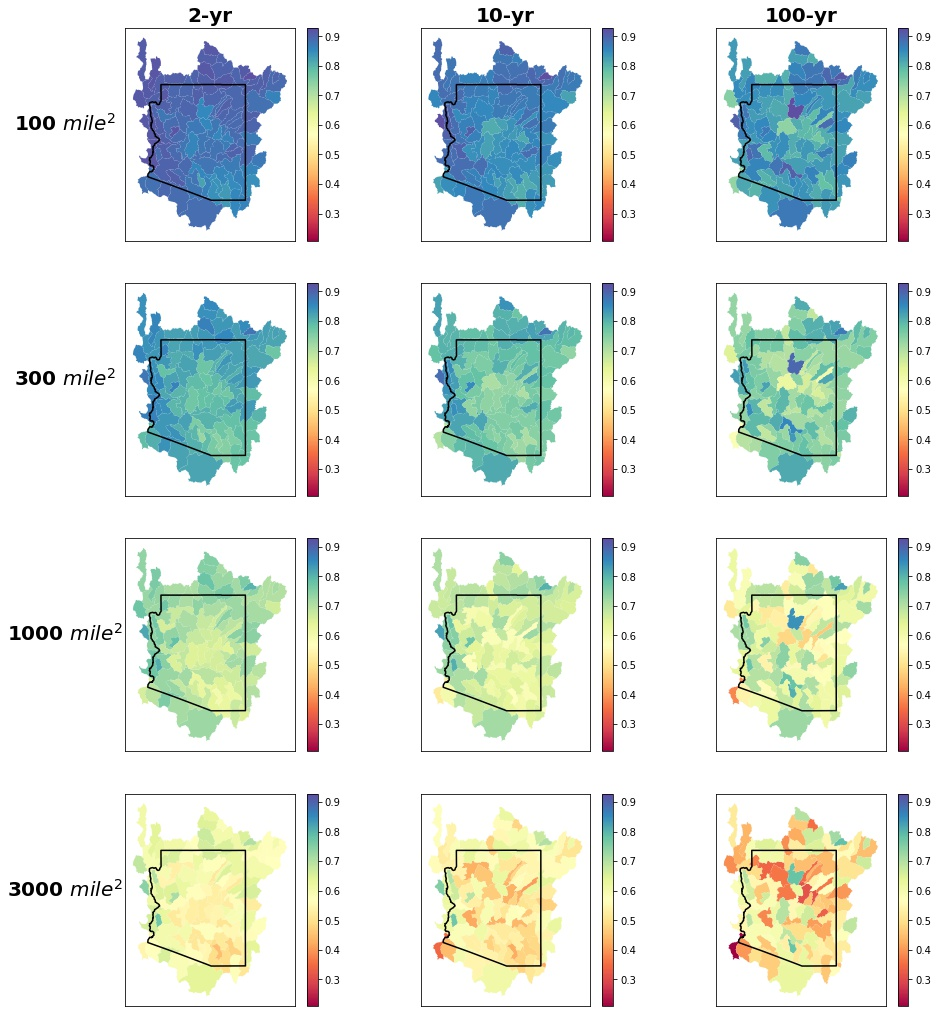

Reproduce this figure in Python.
# -*- coding: utf-8 -*-
"""
Created on Mon Mar  7 05:16:22 2022

@author: sardekani
"""

import pandas as pd
import numpy as np
import os
import matplotlib.pyplot as plt
import geopandas as gpd
import random 
import matplotlib.lines as mlines

indir='P:/2021/ArizonaStorm/Regionality/lmoment/'

# Area Ar to generate map for ARF comparison in Sq Mile
AreaAr=[100, 300,1000,3000]

# Return Period Ar to generate map for ARF comparison
RP_Ar=[2,10,100]
RP_Ar=['2yr','10yr','100yr']

durationAr=['1h', '2h', '3h', '6h', '12h', '18h', '1d', '2d', '3d','5d','7d']
durationHrAr=[1,2,3,6,12,18,24,48,72,84,168]
durLabel=['1-hour', '2-hour', '3-hour', '6-hour', '12-hour', '18-hour', '1-day', '2-day', '3-day','5-day','7-day']

# To convert sq KM to sq Mile
conv=0.3861

# Load Arizona State Boundary
shp1="P:/2021/ArizonaStorm/GIS/shp/ArizonaBoundary.shp"
gdbstate=gpd.read_file(shp1)
    
#Load HUC08 file
shp='P:/2021/ArizonaStorm/GIS/shp/HUC8_ClipHUC6Arizona_HUC12Summary.shp'
HUC8_df=gpd.read_file(shp)[['HUC8','AreaSqKm', 'geometry']]
crs=HUC8_df.crs
HUC8_df.columns=['HUC08','AreaSqKm', 'geometry']

for RP in RP_Ar:
    globals()['Column_RP%s' %RP]=[RP+'_'+str(AreaAr[0])+'sqMile',RP+'_'+str(AreaAr[1])+'sqMile',RP+'_'+str(AreaAr[2])+'sqMile',RP+'_'+str(AreaAr[3])+'sqMile']

# Extract the ARF data for each duration, RP and Area and add it to HUC8 shapefile and save separately for each duration
for ind, dur in enumerate(durationAr[0:1]): 
    HUC8_ARF=HUC8_df
    # RP_dic={'1':[],'2':[],'3':[],'4':[]}
    for ind1, RP in enumerate(RP_Ar):
        ARF_dic={1:[],2:[],3:[],4:[]}
        for huc8 in HUC8_df['HUC08']:
            #Load ARF model parameters
            infile2=indir+"ARF_Model_ParaNSE/ARF_ModelParaNSE_HUC8"+str(huc8)+'_RP'+RP+"_sqmile1.csv"
            df_para=pd.read_csv(infile2)
            w=df_para.w.iloc[ind]
            b=df_para.b.iloc[ind]
            z=df_para.z.iloc[ind]
            v=df_para.v.iloc[ind]
            
            for ind2 in range(len(AreaAr)): 
                A=AreaAr[ind2]
                ARF=(1+w*(A**(z*b)/durationHrAr[ind]**b))**(-v/b)
                ARF_dic[ind2+1].append(ARF)
                
        # Write data into a data frame and then concate to shape file
        df=pd.DataFrame(ARF_dic)
        df.columns=globals()['Column_RP%s' %RP]
        HUC8_ARF=pd.concat([HUC8_ARF,df], axis=1)
    HUC8_ARF.crs=crs
    outfile='P:/2021/ArizonaStorm/GIS/shp/HUC8_dur'+dur+'_ARF.shp'
    HUC8_ARF.to_file(outfile)
        
title=['2-yr', '10-yr','100-yr']
y_label=['100 $mile^2$','300 $mile^2$','1000 $mile^2$','3000 $mile^2$']
# GEnerate map for each duration
for ind, dur in enumerate(durationAr[0:1]): 
    infile='P:/2021/ArizonaStorm/GIS/shp/HUC8_dur'+dur+'_ARF.shp'
    HUC8_ARF=gpd.read_file(infile)
    # find Max and min value
    MaxV=max(HUC8_ARF.iloc[:,5:].max())
    MinV=min(HUC8_ARF.iloc[:,5:].min())
    # create figure with array of axes
    fig, axs = plt.subplots(4, 3)
    fig.set_size_inches(15, 18)  #set it big enough for all subplots
    for i , area in enumerate(AreaAr):
        for j, RP in enumerate(RP_Ar):
            col=RP+'_'+str(area)+'sqMile'
            if (i==2) & (j==2):
                ax=HUC8_ARF.plot(ax=axs[i][j],column=col[0:10],cmap='Spectral', legend=True, vmin=MinV, vmax=MaxV)
            else:
                HUC8_ARF.plot(ax=axs[i][j],column=col[0:10],cmap='Spectral' , legend=True, vmin=MinV, vmax=MaxV)
            gdbstate.boundary.plot(ax=axs[i][j],edgecolor='black')
            axs[i][j].set_xticks([])
            axs[i][j].set_yticks([])
            
            if (i==0):
                axs[i][j].set_title(title[j], fontweight='bold', fontsize=20)
            if (j==0):
                axs[i][j].set_ylabel(y_label[i], rotation=0,fontweight='bold', fontsize=20)
                axs[i][j].yaxis.labelpad = 60

    # plt.show()
    img="P:/2021/ArizonaStorm/Regionality/Map/ARF_Compar_dur"+dur+'.jpg'
    plt.savefig(img, bbox_inches='tight')
    plt.close()   

    
    
